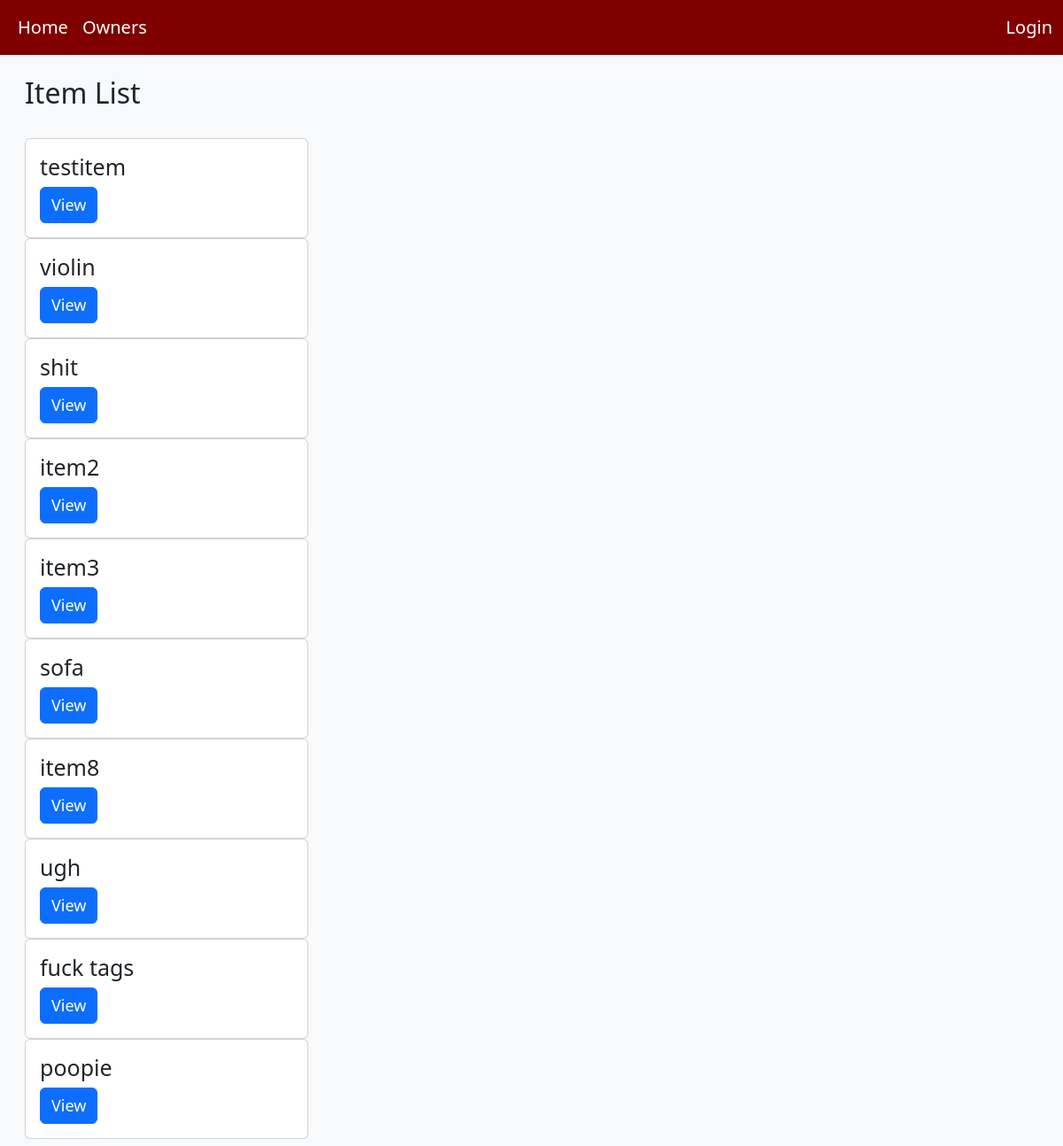
The app's page /items/ with its own data.
### inventory_app/models.py (models this page shows, shortened)
class Item(models.Model):
    name = models.CharField(max_length = 200)
    description = models.TextField(blank=True)
    serial_number = models.CharField(max_length=100, blank=True)
    price = models.DecimalField(max_digits=10, decimal_places=2)
    image = models.ImageField(upload_to='uploads/', null=True, blank=True)
    inventory = models.ForeignKey(Inventory, on_delete=models.CASCADE, null=True)
    tag = models.ManyToManyField(to=Tag)
    def get_absolute_url(self):
        return reverse('item-detail', args=[str(self.id)])

### inventory_app/views.py (the view)
# urls.py: path('items/', views.ItemListView.as_view(), name='items'),
class ItemListView(generic.ListView):
    model = Item

### inventory_app/templates/inventory_app/item_list.html (shortened to what this page needs)
{% extends 'inventory_app/base_template.html' %}
{% block content %}
<body class="bg-light">
<div class="container-fluid mx-3">
    <br>
    <h2>Item List</h2>
    <br>
    {% if item_list %}
        <div class="card-columns">
            {% for item in item_list %}
                <div class="card me-4" style="max-width: 320px;">
                    <div class="card-body">
                        <h5 class="card-title" style="font-size: 25px;">{{ item.name }}</h5>
                        <a href="{{ item.get_absolute_url }}" class="btn btn-primary me-2" style="font-size: 18px;" role="button">View</a>
                    </div>
                </div>
            {% endfor %}
        </div>
    {% else %}
        <p style="font-size: 20px;">No items have been added.</p>
    {% endif %}
</div>
</body>
{% endblock %}

### records on screen
Item: name "testitem"
Item: name "violin"
Item: name "shit"
Item: name "item2"
Item: name "item3"
Item: name "sofa"
Item: name "item8"
Item: name "ugh"
Item: name "fuck tags"
Item: name "poopie"
